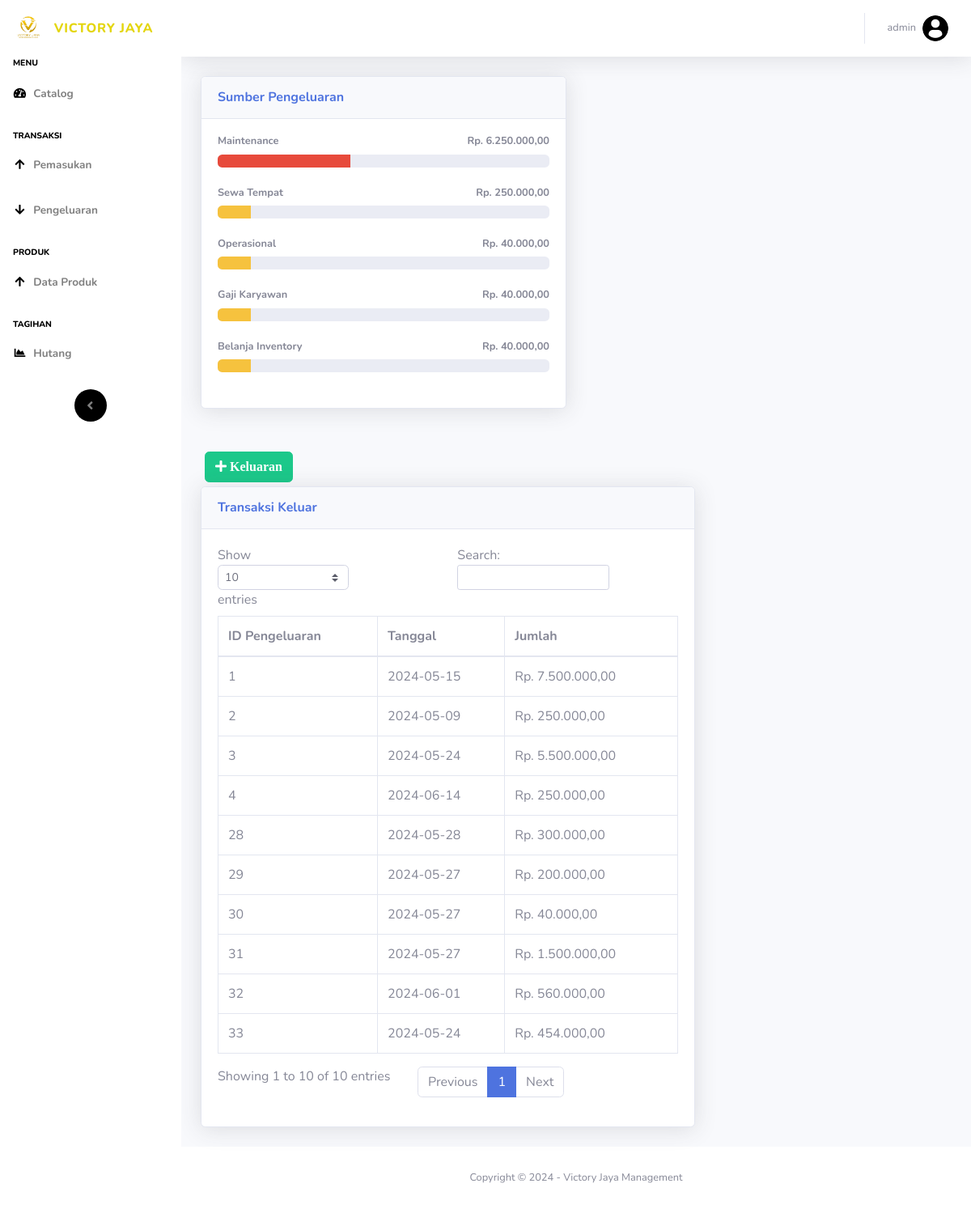
The app's page /pengeluaran.php (signed in) with its own data.
### tables this page shows
CREATE TABLE `sumber` (
  `id_sumber` int(11) NOT NULL,
  `nama` varchar(40) NOT NULL
);

CREATE TABLE `pengeluaran` (
  `id_pengeluaran` int(11) NOT NULL,
  `tgl_pengeluaran` date NOT NULL,
  `jumlah` int(11) NOT NULL,
  `id_sumber` int(11) NOT NULL
);

### pengeluaran.php (the view, shortened to what this page needs)
<!DOCTYPE html>
<html lang="en">
<head>
  <link href="vendor/fontawesome-free/css/all.min.css" rel="stylesheet" type="text/css">
  <link href="css/sb-admin-2.min.css" rel="stylesheet">
</head>
<body id="page-top">
  <?php
  require 'koneksi.php';
  require('sidebar.php');
  ?>
  <div id="content">
    <?php require('navbar.php'); ?>
    <div class="container-fluid">
      <div class="row">
        <div class="col-lg-6 mb-4">
          <div class="card shadow mb-4">
            <div class="card-header py-3">
              <h6 class="m-0 font-weight-bold text-primary">Sumber Pengeluaran</h6>
            </div>
            <div class="card-body">
              <?php
              $namasumber2 = mysqli_query($koneksi, "SELECT * FROM `sumber` where id_sumber= 2 ");
              $sumbern2 = mysqli_fetch_assoc($namasumber2);
              $namasumber3 = mysqli_query($koneksi, "SELECT * FROM `sumber` where id_sumber= 3 ");
              $sumbern3 = mysqli_fetch_assoc($namasumber3);
              $namasumber4 = mysqli_query($koneksi, "SELECT * FROM `sumber` where id_sumber= 4 ");
              $sumbern4 = mysqli_fetch_assoc($namasumber4);
              $namasumber5 = mysqli_query($koneksi, "SELECT * FROM `sumber` where id_sumber= 5 ");
              $sumbern5 = mysqli_fetch_assoc($namasumber5);
              $namasumber6 = mysqli_query($koneksi, "SELECT * FROM `sumber` where id_sumber= 6 ");
              $sumbern6 = mysqli_fetch_assoc($namasumber6);
              $hasil1 = mysqli_query($koneksi, "SELECT * FROM pengeluaran where id_sumber = 2");
              while ($jumlah1 = mysqli_fetch_array($hasil1)) {
                $arrayhasil1[] = $jumlah1['jumlah'];
              }
              $jumlahhasil1 = array_sum($arrayhasil1);
              $hasil2 = mysqli_query($koneksi, "SELECT * FROM pengeluaran where id_sumber = 3");
              while ($jumlah2 = mysqli_fetch_array($hasil2)) {
                $arrayhasil2[] = $jumlah2['jumlah'];
              }
              $jumlahhasil2 = array_sum($arrayhasil2);
              $hasil3 = mysqli_query($koneksi, "SELECT * FROM pengeluaran where id_sumber = 4");
              while ($jumlah3 = mysqli_fetch_array($hasil3)) {
                $arrayhasil3[] = $jumlah3['jumlah'];
              }
              $jumlahhasil3 = array_sum($arrayhasil3);
              $sumber1 = mysqli_query($koneksi, "SELECT id_sumber FROM pengeluaran where id_sumber ='2'");
              $sumber1 = mysqli_num_rows($sumber1);
              $sumber1 = $sumber1 * 10;
              $sumber2 = mysqli_query($koneksi, "SELECT id_sumber FROM pengeluaran where id_sumber ='3'");
              $sumber2 = mysqli_num_rows($sumber2);
              $sumber2 = $sumber2 * 10;
              $sumber3 = mysqli_query($koneksi, "SELECT id_sumber FROM pengeluaran where id_sumber ='4'");
              $sumber3 = mysqli_num_rows($sumber3);
              $sumber3 = $sumber3 * 10;
              echo '
                  <h4 class="small font-weight-bold">' . $sumbern2['nama'] . '<span class="float-right">Rp. ' . number_format($jumlahhasil1, 2, ',', '.') . '</span></h4>
                  <div class="progress mb-4">
                    <div class="progress-bar bg-danger" role="progressbar" style="width:' . $sumber1 . '%" aria-valuenow="50" aria-valuemin="0" aria-valuemax="100">' . '</div>
                  </div>
                  <h4 class="small font-weight-bold">' . $sumbern3['nama'] . '<span class="float-right">Rp. ' . number_format($jumlahhasil2, 2, ',', '.') . '</span></h4>
                  <div class="progress mb-4">
                    <div class="progress-bar bg-warning" role="progressbar" style="width:' . $sumber2 . '%" aria-valuenow="50" aria-valuemin="0" aria-valuemax="100">' . '</div>
                  </div>
                  <h4 class="small font-weight-bold">' . $sumbern4['nama'] . '<span class="float-right">Rp. ' . number_format($jumlahhasil3, 2, ',', '.') . '</span></h4>
                  <div class="progress mb-4">
                    <div class="progress-bar bg-warning" role="progressbar" style="width:' . $sumber3 . '%" aria-valuenow="50" aria-valuemin="0" aria-valuemax="100">'  . '</div>
                  </div>
                  <h4 class="small font-weight-bold">' . $sumbern5['nama'] . '<span class="float-right">Rp. ' . number_format($jumlahhasil3, 2, ',', '.') . '</span></h4>
                  <div class="progress mb-4">
                    <div class="progress-bar bg-warning" role="progressbar" style="width:' . $sumber3 . '%" aria-valuenow="50" aria-valuemin="0" aria-valuemax="100">'  . '</div>
                  </div>
                  <h4 class="small font-weight-bold">' . $sumbern6['nama'] . '<span class="float-right">Rp. ' . number_format($jumlahhasil3, 2, ',', '.') . '</span></h4>
                  <div class="progress mb-4">
                    <div class="progress-bar bg-warning" role="progressbar" style="width:' . $sumber3 . '%" aria-valuenow="50" aria-valuemin="0" aria-valuemax="100">'  . '</div>
                  </div>';
              ?>
            </div>
          </div>
        </div>
      </div>
      <button type="button" class="btn btn-success" style="margin:5px" data-toggle="modal" data-target="#myModalTambah"><i class="fa fa-plus"> Keluaran</i></button><br>
      <div class="row">
        <div class="col-xl-8 col-lg-7">
          <div class="card shadow mb-4">
            <div class="card-header py-3">
              <h6 class="m-0 font-weight-bold text-primary">Transaksi Keluar</h6>
            </div>
            <div class="card-body">
              <div class="table-responsive">
                <table class="table table-bordered" id="dataTable" width="100%" cellspacing="0">
                  <thead>
                    <tr>
                      <th>ID Pengeluaran</th>
                      <th>Tanggal</th>
                      <th>Jumlah</th>
                    </tr>
                  </thead>
                  <tbody>
                    <?php
                    $query = mysqli_query($koneksi, "SELECT * FROM pengeluaran");
                    while ($data = mysqli_fetch_assoc($query)) {
                    ?>
                      <tr>
                        <td><?= $data['id_pengeluaran'] ?></td>
                        <td><?= $data['tgl_pengeluaran'] ?></td>
                        <td>Rp. <?= number_format($data['jumlah'], 2, ',', '.'); ?></td>
                      </tr>
              </div>
            <?php
                    }
            ?>
  <?php require 'footer.php' ?>
</body>
</html>

### records on screen
sumber: nama "Maintenance"
sumber: nama "Sewa Tempat"
sumber: nama "Operasional"
sumber: nama "Gaji Karyawan"
sumber: nama "Belanja Inventory"
pengeluaran: id_pengeluaran "1", tgl_pengeluaran "2024-05-15", jumlah "7.500.000,00"
pengeluaran: id_pengeluaran "2", tgl_pengeluaran "2024-05-09", jumlah "250.000,00"
pengeluaran: id_pengeluaran "3", tgl_pengeluaran "2024-05-24", jumlah "5.500.000,00"
pengeluaran: id_pengeluaran "4", tgl_pengeluaran "2024-06-14", jumlah "250.000,00"
pengeluaran: id_pengeluaran "28", tgl_pengeluaran "2024-05-28", jumlah "300.000,00"
pengeluaran: id_pengeluaran "29", tgl_pengeluaran "2024-05-27", jumlah "200.000,00"
pengeluaran: id_pengeluaran "30", tgl_pengeluaran "2024-05-27", jumlah "40.000,00"
pengeluaran: id_pengeluaran "31", tgl_pengeluaran "2024-05-27", jumlah "1.500.000,00"
pengeluaran: id_pengeluaran "32", tgl_pengeluaran "2024-06-01", jumlah "560.000,00"
pengeluaran: id_pengeluaran "33", tgl_pengeluaran "2024-05-24", jumlah "454.000,00"

### other values on screen
$_SESSION['nama'] "admin"
$jumlahhasil1 "6.250.000,00"
$jumlahhasil2 "250.000,00"
$jumlahhasil3 "40.000,00"
